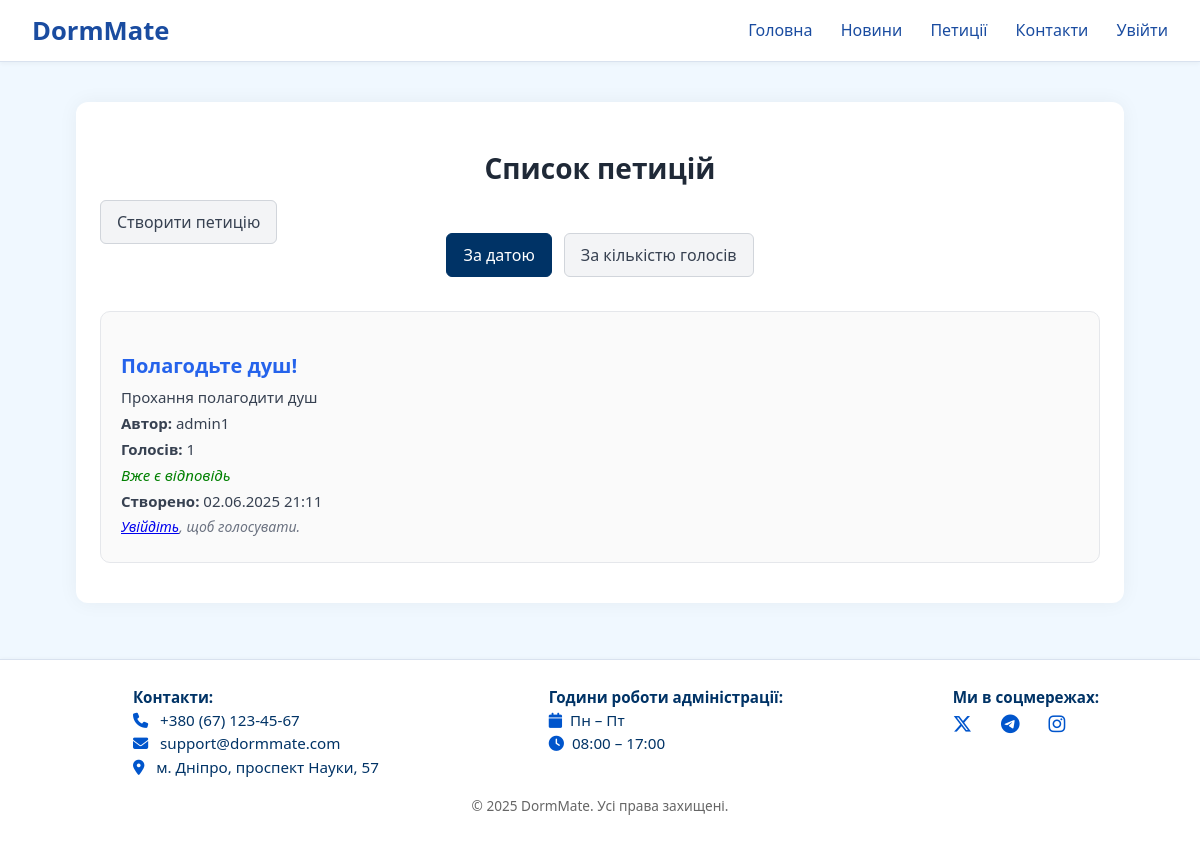
Page /accounts/petition/ on the committed database.
### registration/models.py (models this page shows, shortened)
class Petition(models.Model):
    title = models.CharField(max_length=255, verbose_name="Заголовок")
    description = models.TextField(verbose_name="Опис")
    created_at = models.DateTimeField(auto_now_add=True)
    author = models.ForeignKey(User, on_delete=models.CASCADE, related_name='petitions')
    votes = models.ManyToManyField(User, related_name='voted_petitions', blank=True)

class CustomUser(AbstractUser):
    ROLE_CHOICES = (
        ('student', 'Студент'),
        ('admin', 'Адміністратор'),
    )
    email = models.EmailField(unique=True)
    role = models.CharField(max_length=10, choices=ROLE_CHOICES, default='student')
    room = models.ForeignKey(
        'rooms.Room',
        null=True,
        blank=True,
        on_delete=models.SET_NULL,
        related_name='primary_users'  # ← обязательно уникальное имя
    )

### registration/views.py (the view)
# urls.py: path('petition/', views.petition_list_view, name='petition-list'),
def petition_list_view(request):
    sort = request.GET.get("sort", "date")  # Тип сортування: за замовчуванням — дата
    petitions = Petition.objects.annotate(
        vote_count=Count("votes"),
        response_count=Count("responses"),  # Кількість відповідей адмінів
    )
    if sort == "votes":
        petitions = petitions.order_by("-vote_count", "-created_at")
    else:
        petitions = petitions.order_by("-created_at")
    return render(
        request,
        "petition_list.html",
        {
            "petitions": petitions,
            "sort": sort,
        },
    )

### registration/templates/petition_list.html (shortened to what this page needs)
{% extends "base.html" %}
{% block content %}
<div class="petitionlist-wrapper">
    <h2 class="petitionlist-title">Список петицій</h2>
    <a href="{% url 'create-petition' %}" class="petitionlist-btn" style="margin-bottom: 20px;">
        Створити петицію
    </a>
    <div class="petitionlist-controls">
        <a href="?sort=date" class="petitionlist-btn {% if sort == 'date' %}active{% endif %}">
            За датою
        </a>
        <a href="?sort=votes" class="petitionlist-btn {% if sort == 'votes' %}active{% endif %}">
            За кількістю голосів
        </a>
    </div>
    {% if petitions %}
        <ul class="petition-list" style="list-style: none; padding: 0;">
            {% for petition in petitions %}
                <li class="petitionlist-item">
                    <h3>
                        <a href="{% url 'petition-detail' petition.id %}">
                            {{ petition.title }}
                        </a>
                    </h3>
                    <p>{{ petition.description|linebreaksbr }}</p>
                    <p><strong>Автор:</strong> {{ petition.author.username }}</p>
                    <p><strong>Голосів:</strong> {{ petition.vote_count }}</p>
                    {% if petition.response_count > 0 %}
                        <p class="response-present">Вже є відповідь</p>
                    {% else %}
                        <p class="response-missing">Відповіді немає</p>
                    {% endif %}
                    <p><strong>Створено:</strong> {{ petition.created_at|date:"d.m.Y H:i" }}</p>
                    {% if user.is_authenticated %}
                        {% if user in petition.votes.all %}
                            <p class="vote-status">Ви вже проголосували</p>
                        {% else %}
                            <form method="post" action="{% url 'vote-petition' petition.id %}">
                                {% csrf_token %}
                                <button type="submit" class="petitionlist-btn active">Голосувати</button>
                            </form>
                        {% endif %}
                    {% else %}
                        <p class="vote-status"><a href="{% url 'login' %}">Увійдіть</a>, щоб голосувати.</p>
                    {% endif %}
                </li>
            {% endfor %}
        </ul>
    {% else %}
        <p class="petitionlist-empty">Наразі петицій немає.</p>
    {% endif %}
</div>
{% endblock %}

### rooms/static/rooms/base.css (style rules this page uses)
body { font-family: 'Segoe UI', Tahoma, Geneva, Verdana, sans-serif; background-color: #f0f8ff; color: #1a1a2e; margin: 0; padding: 0; }
html { scroll-behavior: smooth; }
h1, h2 { color: #003366; margin-bottom: 1rem; }
html, body { height: 100%; margin: 0; padding: 0; }
body { display: flex; flex-direction: column; min-height: 100vh; }
.petitionlist-wrapper { max-width: 1000px; margin: 40px auto; padding: 24px; background: #ffffff; border-radius: 12px; box-shadow: 0 0 20px rgba(0, 0, 0, 0.05); }
.petitionlist-title { text-align: center; font-size: 28px; font-weight: bold; color: #1f2937; margin-bottom: 24px; }
.petitionlist-controls { display: flex; justify-content: center; gap: 12px; margin-bottom: 24px; flex-wrap: wrap; }
.petitionlist-btn { margin-bottom: 10px; padding: 10px 16px; border: 1px solid #d1d5db; border-radius: 6px; background: #f3f4f6; text-decoration: none; color: #374151; font-weight: 500; transition: 0.2s ease; }
.petitionlist-btn.active { background-color: #003366; color: white; border-color: #003366; }
.petitionlist-item { border: 1px solid #e5e7eb; padding: 20px; border-radius: 10px; margin-bottom: 16px; background: #fafafa; transition: box-shadow 0.3s ease; }
.petitionlist-item h3 { font-size: 20px; margin-bottom: 8px; color: #2563eb; }
.petitionlist-item h3 a { text-decoration: none; color: inherit; }
.petitionlist-item p { margin: 6px 0; font-size: 15px; color: #374151; }
.petitionlist-item .response-present { color: green; font-style: italic; font-weight: 500; }
.petitionlist-item .vote-status { font-style: italic; font-size: 14px; color: #6b7280; }

### rows in the picture
Petition: title "Полагодьте душ!", description "Прохання полагодити душ", author.username "admin1", vote_count "1", shows "Вже є відповідь", created_at "02.06.2025 21:11"
